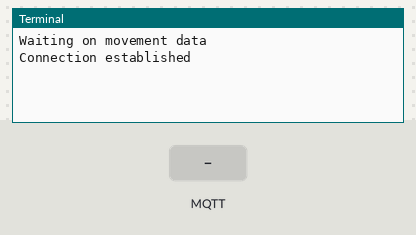
A program run on a simulated Raspberry Pi (BCM pin numbers). Parts: the last lines printed to the terminal. The test bench sets the inputs (shaded band). No MQTT or app messages arrive unless stated; the camera gives no picture and a still takes 0.5 s; databases and web services accept everything at once and return nothing.

Above: at 6.3 s.
6.4 s: MQTT message "1" arrives on the first subscribed topic
At 6.9 s:
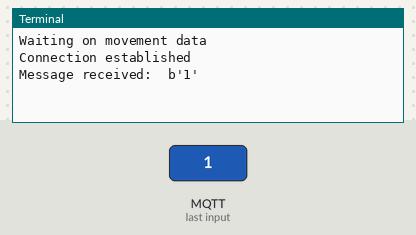
7.9 s: MQTT message "on" arrives on the first subscribed topic
At 9.1 s:
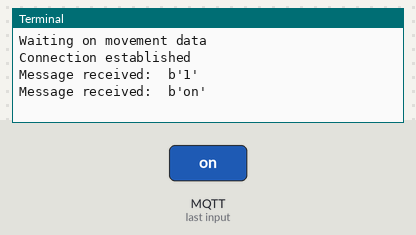
9.4 s: MQTT message "off" arrives on the first subscribed topic
At 10.4 s:
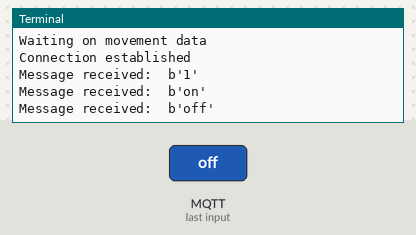

Measured:
- after the input at 6.4 s, the terminal: prints a new line at once (image 1)
- after the input at 7.9 s, the terminal: prints a new line at once (image 2)
- after the input at 9.4 s, the terminal: prints a new line at once (image 3)

The program:

camera.py
```python
import picamera
import time
import serial
import paho.mqtt.client as mqtt
from twilio.rest import Client

'''
Twilio Sources...
https://www.twilio.com/docs/libraries/python

As it is a fairly simple setup for Twilio programmatically - following this guide was enough
for the actual functionality of sending a text message. All that needed changing were the
individual variables to match the correct phone numbers & auth codes, and a meaningful text
body to be sent.

MQTT Sources...
https://pypi.python.org/pypi/paho-mqtt/1.1

Fundamentally this is also similar, but has a lot of other logic within it. It connects to
the broker running on the Pi, and displays a message to ensure this is the case. Then it subscribes
to the specified topic of the PIR sensor and waits for a message to be published. When this happens,
an image is captured through the Pi and a Twilio text message.
'''

# Twilio setup
account_sid = "AC3ae40e42edc935551d4b2993f9dc44e4"
auth_token = "287a9d36b8b1f460751aed4111640218"
twilioClient = Client(account_sid, auth_token)

# mqtt setup
client = mqtt.Client()
topic = "PT"

# camera setup
camera = picamera.PiCamera()
camera.vflip = True

# gives view of camera for calibration
camera.start_preview()
time.sleep(5)
camera.stop_preview()

# foundFlag = True
pictureCounter = 0
imgName = "intruder"
imgExtension = ".jpg"

# MQTT setup
def on_connect(client, userdata, flags, rc):
    print ("Connection established")
    client.subscribe(topic)

def on_message(client, userdata, msg):
    global pictureCounter
    print("Message received: ", str(msg.payload))
    imgFile = imgName + str(pictureCounter) + imgExtension
    camera.capture(imgFile) # update to variable jpg name
    pictureCounter = pictureCounter + 1
    #twilioClient.api.account.messages.create(
            #to="+447598722448",
            #from_="+441422400297",
            #body="An intruder has been detected! Image captured...")

client.on_connect = on_connect
client.on_message = on_message

client.connect("192.168.10.124", 1883)

print("Waiting on movement data")

client.loop_forever()
client.disconnect()
```
